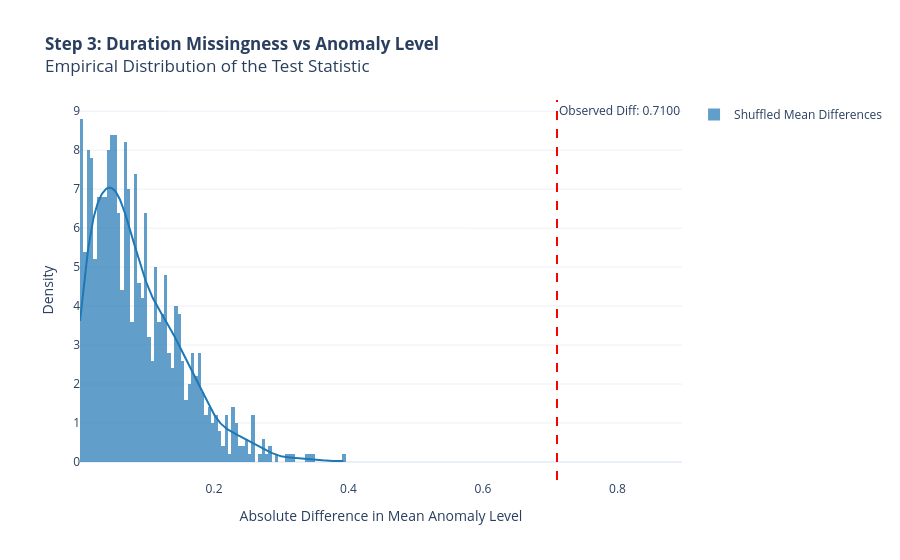

Notebook source saved alongside this figure:
### Code cell
clean_df = df_cleaned.dropna(subset=['ANOMALY.LEVEL']).copy()
m_obs = clean_df.loc[clean_df['duration_missing'] == True, 'ANOMALY.LEVEL'].mean()
nm_obs = clean_df.loc[clean_df['duration_missing'] == False, 'ANOMALY.LEVEL'].mean()
observed_diff = abs(m_obs - nm_obs)

diffs = []
for _ in range(1000):
    shuffled_labels = clean_df['duration_missing'].sample(frac=1, replace=False).values
    m = clean_df.loc[shuffled_labels, 'ANOMALY.LEVEL'].mean()
    nm = clean_df.loc[~shuffled_labels, 'ANOMALY.LEVEL'].mean()
    diffs.append(abs(m - nm))

fig_dist = ff.create_distplot(
    [diffs], 
    ['Shuffled Mean Differences'], 
    show_hist=True, 
    show_rug=False,
    bin_size=0.005
)

fig_dist.add_vline(
    x=observed_diff, 
    line_dash="dash", 
    line_color="red", 
    annotation_text=f"Observed Diff: {observed_diff:.4f}",
    annotation_position="top right"
)

fig_dist.update_layout(
    title="<b>Step 3: Duration Missingness vs Anomaly Level</b><br>Empirical Distribution of the Test Statistic",
    xaxis_title="Absolute Difference in Mean Anomaly Level",
    yaxis_title="Density",
    template="plotly_white"
)

fig_dist.show()

### Figure 1 — Plotly figure (JSON) as saved in the notebook; plotly's stock layout.template omitted (floating-point values rounded to 4 significant figures; data arrays with more than 128 entries replaced by an {"elided": "..."} marker saying what was removed)
{"data": [{"autobinx": false, "histnorm": "probability density", "legendgroup": "Shuffled Mean Differences", "marker": {"color": "rgb(31, 119, 180)"}, "name": "Shuffled Mean Differences", "opacity": 0.7, "type": "histogram", "x": {"elided": "1000 float values"}, "xaxis": "x", "xbins": {"end": 0.3929, "size": 0.005, "start": 0.0006868}, "yaxis": "y"}, {"legendgroup": "Shuffled Mean Differences", "marker": {"color": "rgb(31, 119, 180)"}, "mode": "lines", "name": "Shuffled Mean Differences", "showlegend": false, "type": "scatter", "x": {"elided": "500 float values"}, "xaxis": "x", "y": {"elided": "500 float values"}, "yaxis": "y"}], "layout": {"annotations": [{"showarrow": false, "text": "Observed Diff: 0.7100", "x": 0.71, "xanchor": "left", "xref": "x", "y": 1, "yanchor": "top", "yref": "y domain"}], "barmode": "overlay", "hovermode": "closest", "legend": {"traceorder": "reversed"}, "shapes": [{"line": {"color": "red", "dash": "dash"}, "type": "line", "x0": 0.71, "x1": 0.71, "xref": "x", "y0": 0, "y1": 1, "yref": "y domain"}], "title": {"text": "<b>Step 3: Duration Missingness vs Anomaly Level</b><br>Empirical Distribution of the Test Statistic"}, "xaxis": {"anchor": "y2", "domain": [0, 1], "title": {"text": "Absolute Difference in Mean Anomaly Level"}, "zeroline": false}, "yaxis": {"anchor": "free", "domain": [0, 1], "position": 0, "title": {"text": "Density"}}}}
